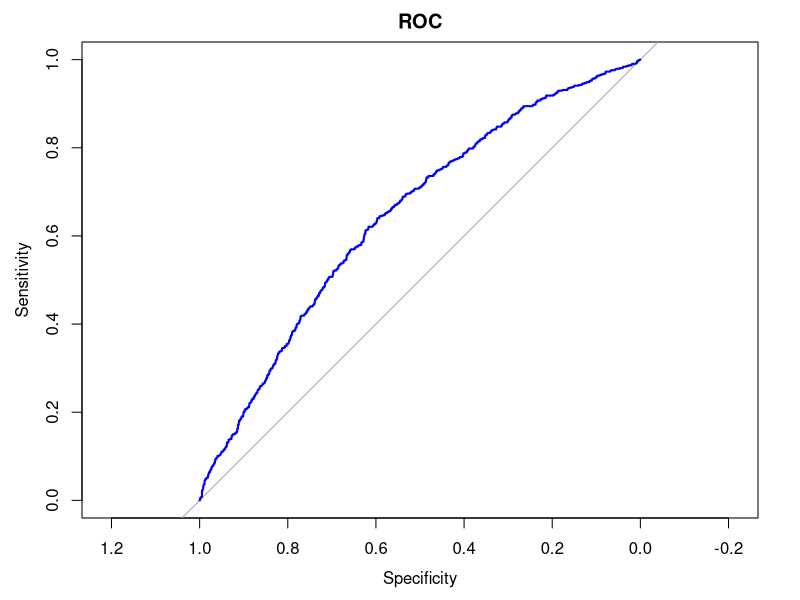
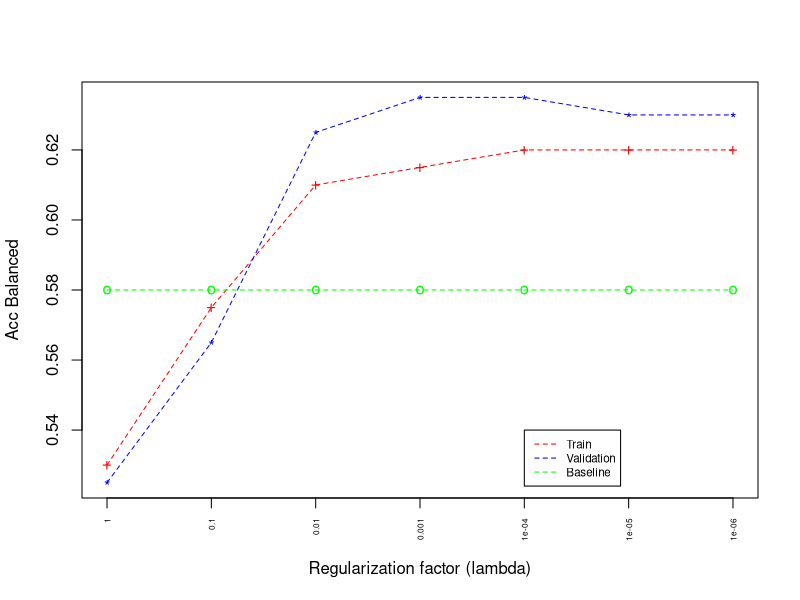

Generate these figures, in order, with R:
# Nome dos integrantes do grupo:
# - Danilo Xavier Silva
# - Patrícia Cristina Fernandes

# Funções de apoio -------------------------------------------------------------

# Calcula a loss de um modelo dado os valores preditos e os labels
getLoss <- function(y_true, y_pred){
  y_true <- as.numeric(y_true) - 1
  
  totalLoss <- 0
  eps <- 1e-9
  # Recall: length(y_true) == length(y_pred)
  # loss = (1-y)*log2(1 - p + eps)) + y*log(p + eps)
  # eps is used for numerical stability, it is very close to 0.
  # Supose we have y = 1 and p = 1 (perfect prediction), the loss (without eps)
  # would be 0*log2(0) + 1*log(1). It would result in NaN
  # because of 0*log2(0). With eps: 0*log2(1e-9) + 1*log(1 + 1e-9) 
  for(i in 1:length(y_true)){
    loss <- -1*((1 - y_true[i])*log2(1 - y_pred[i] + eps) + y_true[i]*log2(y_pred[i] + eps))
    totalLoss <- totalLoss + loss
  }
  totalLoss <- totalLoss/(length(y_true))
  return(totalLoss)
}


# Escreve a funcao de hipotese dada as features continuas e o 
# respectivo grau polinomial
getHypothesis <- function(feature_names, degree){
  
  hypothesis_string <- "hypothesis <- formula(target ~ "
  for(d in 1:degree){
    for(i in 1:length(feature_names)){
      hypothesis_string <- paste(hypothesis_string, 
                                 "I(", feature_names[i], "^", d, ") + ",
                                 sep = "")
    }
  }
  hypothesis_string <- substr(hypothesis_string, 1, nchar(hypothesis_string)-3)
  hypothesis_string <- paste(hypothesis_string, ")")
  hypothesis <- eval(parse(text=hypothesis_string))
  return(hypothesis)
}

# Calcula a matriz de confusão relativa 
calculaMatrizConfusaoRelativa <- function(cm){
  
  # Aplicamos a transposição para garantir que a referencia
  # fique nas linhas e a predicao nas colunas
  cm_absolute = t(cm$table)
  
  # SEMPRE construam e reportem a matriz de confusao relativa!
  cm_relative = cm_absolute
  
  cm_relative[1,1] = round(cm_absolute[1,1]/sum(cm_absolute[1,]), digits=2)
  cm_relative[1,2] = round(cm_absolute[1,2]/sum(cm_absolute[1,]), digits=2)
  cm_relative[2,1] = round(cm_absolute[2,1]/sum(cm_absolute[2,]), digits=2)
  cm_relative[2,2] = round(cm_absolute[2,2]/sum(cm_absolute[2,]), digits=2)
  
  return(cm_relative)  
}

# ------------------------------------------------------------------------------


set.seed(42)
setwd("~/MDC/0615 - Aprendizado de Maquina Supervisionado I/Trabalho 2")

library(glmnet)
library(caret)
library(pROC)

# Carregando datasets
trainSet <- read.csv("proteins_training_set.csv")
valSet <- read.csv("proteins_validation_set.csv")

summary(trainSet)
summary(valSet)

# 1) Inspecionando

dim(trainSet)
dim(valSet)

any(is.na(trainSet))
any(is.na(valSet))

# Removing duplicates 
dataTrain <- unique(trainSet)
dataTrain <- unique(valSet)

dim(trainSet)
dim(valSet)


# 2) Frequencia das classes

table(trainSet$target)
table(valSet$target)

# Balanceamento das classes
trainSetNo <- trainSet[trainSet$target == 0,]
trainSetYes <- trainSet[trainSet$target == 1,] 

dim(trainSetYes)
dim(trainSetNo)

randomNoIdx <- sample(1:nrow(trainSetNo), size=1.4*nrow(trainSetYes))
subsamplingNo <- trainSetNo[randomNoIdx,]
trainSet <- rbind(trainSetYes, subsamplingNo)

table(trainSet$target)

# 3) Normalização
  
## Normalizacao Z-norma 
mean_features <- apply(trainSet[,1:(ncol(trainSet)-1)], 2, mean)
mean_features

sd_features <- apply(trainSet[,1:(ncol(trainSet)-1)], 2, sd)
sd_features

trainSet[,1:(ncol(trainSet)-1)] <- sweep(trainSet[,1:(ncol(trainSet)-1)], 2, mean_features, "-")
trainSet[,1:(ncol(trainSet)-1)] <- sweep(trainSet[,1:(ncol(trainSet)-1)], 2, sd_features, "/")
summary(trainSet)

valSet[,1:(ncol(valSet)-1)] <- sweep(valSet[,1:(ncol(valSet)-1)], 2, mean_features, "-")
valSet[,1:(ncol(valSet)-1)] <- sweep(valSet[,1:(ncol(valSet)-1)], 2, sd_features, "/")
summary(valSet)

# 4) Regressao Logistica baseline

hypothesis <- formula(target ~ start_position + end_position + chou_fasman + 
                        emini + kolaskar_tongaonkar + parker + isoelectric_point
                      + aromaticity + hydrophobicity + stability)

x_train <- model.matrix(hypothesis, trainSet)
x_train
y_train <- trainSet$target
y_train

model <- glmnet(x_train, y_train,  family="binomial", standardize = FALSE,
                maxit = 1e+05, alpha=0, lambda = 1e-2)

trainPred <- predict(model, newx = x_train, type="response")
trainPred

trainClassPred <- trainPred

trainClassPred[trainPred >= 0.5] <- 1
trainClassPred[trainPred < 0.5] <- 0
trainClassPred

cm <- confusionMatrix(data = as.factor(trainClassPred), 
                      reference = as.factor(trainSet$target), 
                      positive='1')

cm$table 

# Matriz de confusão relativa Treino
cm_relative <- calculaMatrizConfusaoRelativa(cm)
cm_relative


# TPR = TP / (TP+FN)
tpr <- cm$table[2,2] / sum(cm$table[2,])
tpr

# TNR = TN / (TN + FP)
tnr <- cm$table[1,1] / sum(cm$table[1,])
tnr

# Acuracia balanceada
acc_bal_train_baseline <- (cm_relative[1,1] + cm_relative[2,2])/2
acc_bal_train_baseline


# Predicao no conjunto de validacao
x_val <- model.matrix(hypothesis, valSet)
y_val <- valSet$target
valPred <- predict(model, newx = x_val, type="response")

valClassPred <- valPred
valClassPred[valPred >= 0.5] <- 1
valClassPred[valPred < 0.5] <- 0

cm <- confusionMatrix(data = as.factor(valClassPred), 
                      reference = as.factor(valSet$target), 
                      positive='1')

cm$table 

# Matriz de confusão relativa conjunto de Validação 
cm_relative <- calculaMatrizConfusaoRelativa(cm)
cm_relative


# TPR = TP / (TP+FN)
tpr <- cm$table[2,2] / sum(cm$table[2,])
tpr

# TNR = TN / (TN + FP)
tnr <- cm$table[1,1] / sum(cm$table[1,])
tnr

# Acuracia balanceada
acc_bal_val_baseline <- (cm_relative[1,1] + cm_relative[2,2])/2
acc_bal_val_baseline


# ROC Curve for baseline
ROC <- roc(valSet$target, valPred[,1], direction="<")
ROC

plot(ROC, col="blue", lwd=2, main="ROC")


# 5) Soluções alternativas em regressão logistica

# Combinação de features

cor(trainSet[1:(ncol(trainSet)-1)])

f01 <- formula(target ~ . + (start_position + end_position + chou_fasman + emini
                             + kolaskar_tongaonkar + parker + isoelectric_point 
                             + aromaticity + hydrophobicity + stability))

f02 <- formula(target ~ . + (start_position + end_position + chou_fasman + emini
                             + kolaskar_tongaonkar + parker + isoelectric_point 
                             + aromaticity + hydrophobicity + stability)^2)

f03 <- formula(target ~ . + (start_position + end_position + chou_fasman + emini
                             + kolaskar_tongaonkar + parker + isoelectric_point 
                             + aromaticity + hydrophobicity + stability)^3)

f04 <- formula(target ~ . + (start_position + end_position + chou_fasman + emini
                             + kolaskar_tongaonkar + parker + isoelectric_point 
                             + aromaticity + hydrophobicity + stability)^4)


formulas <- c(f01, f02, f03, f04)

acc_train <- c()
acc_val_comb_features <- c()

i <- 1
for(f in formulas){  
  #print(i)
  
  # Applying hypothesis and training the model
  x_train <- model.matrix(f, trainSet)
  y_train <- trainSet$target
  model <- glmnet(x_train, y_train,  family="binomial", 
                  standardize = FALSE, maxit = 1e+05, 
                  alpha=0, lambda = 1e-2)
  
  trainPred <- predict(model, newx = x_train, type="response")
  
  #converting to class
  trainClassPred <- trainPred
  
  #### THRESHOLD ####
  # Threshold = 0.5 
  trainClassPred[trainPred >= 0.5] <- 1
  trainClassPred[trainPred < 0.5] <- 0
  #trainClassPred
  
  cm <- confusionMatrix(data = as.factor(trainClassPred), 
                        reference = as.factor(trainSet$target), 
                        positive='1')
  
  
  cm_relative <- calculaMatrizConfusaoRelativa(cm)
  acc_bal_train <- (cm_relative[1,1] + cm_relative[2,2])/2
  
  
  # Validation
  x_val <- model.matrix(f, valSet)
  y_val <- valSet$target
  valPred <- predict(model, newx = x_val, type="response")
  
  #converting to class
  valClassPred <- valPred
  
  #### THRESHOLD ####
  # Threshold = 0.5 
  valClassPred[valPred >= 0.5] <- 1
  valClassPred[valPred < 0.5] <- 0
  
  cm <- confusionMatrix(data = as.factor(valClassPred), 
                        reference = as.factor(valSet$target), 
                        positive='1')
  
  cm_relative <- calculaMatrizConfusaoRelativa(cm)
  acc_bal_val <- (cm_relative[1,1] + cm_relative[2,2])/2
  
  acc_train[i] <- acc_bal_train 
  acc_val_comb_features[i] <- acc_bal_val 
  
  # Matriz de confusão relativa Conjunto Validação
  print(cm_relative)
  
  # Acuracia balanceada Conjunto Validação
  cat("Acuracia Balanceada: ", acc_bal_val,"\n")
  
  i <- i + 1
}



# Modelos Polinomiais

acc_train <- c()
acc_val_poly <- c()

feature_names <- colnames(trainSet)[1:(ncol(trainSet)-1)]

for(i in 1:4){
  
  print(i)
  hypothesis <- getHypothesis(feature_names, i)
  
  # Applying hypothesis and training the model
  x_train <- model.matrix(hypothesis, trainSet)
  y_train <- trainSet$target
  model <- glmnet(x_train, y_train,  family="binomial", 
                  standardize = FALSE, maxit = 1e+05, 
                  alpha=0, lambda = 1e-2)
  
  trainPred <- predict(model, newx = x_train, type="response")
  
  #converting to class
  trainClassPred <- trainPred
  
  #### THRESHOLD ####
  # Threshold = 0.5 
  trainClassPred[trainPred >= 0.5] <- 1
  trainClassPred[trainPred < 0.5] <- 0
  
  cm <- confusionMatrix(data = as.factor(trainClassPred), 
                        reference = as.factor(trainSet$target), 
                        positive='1')
  
  
  cm_relative <- calculaMatrizConfusaoRelativa(cm)
  acc_bal_train <- (cm_relative[1,1] + cm_relative[2,2])/2
  
  # Validation
  x_val <- model.matrix(hypothesis, valSet)
  y_val <- valSet$target
  valPred <- predict(model, newx = x_val, type="response")
  
  #converting to class
  valClassPred <- valPred
  
  #### THRESHOLD ####
  # Threshold = 0.5 
  valClassPred[valPred >= 0.5] <- 1
  valClassPred[valPred < 0.5] <- 0
  
  cm <- confusionMatrix(data = as.factor(valClassPred), 
                        reference = as.factor(valSet$target), 
                        positive='1')
  
  cm_relative <- calculaMatrizConfusaoRelativa(cm)
  acc_bal_val <- (cm_relative[1,1] + cm_relative[2,2])/2
  
  acc_train[i] <- acc_bal_train 
  acc_val_poly[i] <- acc_bal_val 
  
  # Matriz de confusão relativa Conjunto Validação
  print(cm_relative)
  
  # Acuracia balanceada Conjunto Validação
  cat("Acuracia Balanceada: ", acc_bal_val,"\n")
}


# 6)

acc_train <- c()
acc_val_lambda <- c()

lambda_values <- c(1.0, 0.1, 1e-2, 1e-3, 1e-4, 1e-5, 1e-6)

i <- 1
for(l in lambda_values){
  
  print(l)
  # Applying hypothesis and training the model
  x_train <- model.matrix(hypothesis, trainSet)
  y_train <- trainSet$target
  model <- glmnet(x_train, y_train,  family="binomial", 
                  standardize = FALSE, maxit = 1e+05, 
                  alpha=0, lambda = l)
  
  trainPred <- predict(model, newx = x_train, type="response")
  
  #converting to class
  trainClassPred <- trainPred
  
  #### THRESHOLD ####
  # Threshold = 0.5 
  trainClassPred[trainPred >= 0.5] <- 1
  trainClassPred[trainPred < 0.5] <- 0
  
  cm <- confusionMatrix(data = as.factor(trainClassPred), 
                        reference = as.factor(trainSet$target), 
                        positive='1')
  
  
  cm_relative <- calculaMatrizConfusaoRelativa(cm)
  acc_bal_train <- (cm_relative[1,1] + cm_relative[2,2])/2
  
  
  # Validation
  x_val <- model.matrix(hypothesis, valSet)
  y_val <- valSet$target
  valPred <- predict(model, newx = x_val, type="response")
  
  #converting to class
  valClassPred <- valPred
  
  #### THRESHOLD ####
  # Threshold = 0.5 
  valClassPred[valPred >= 0.5] <- 1
  valClassPred[valPred < 0.5] <- 0
  
  cm <- confusionMatrix(data = as.factor(valClassPred), 
                        reference = as.factor(valSet$target), 
                        positive='1')
  
  cm_relative <- calculaMatrizConfusaoRelativa(cm)
  acc_bal_val <- (cm_relative[1,1] + cm_relative[2,2])/2
  
  acc_train[i] <- acc_bal_train 
  acc_val_lambda[i] <-acc_bal_val 
  i <- i + 1
  
}

plot(acc_train, xlab="Regularization factor (lambda)", ylab="Acc Balanced", 
     pch="+", col="red",  xaxt="n", 
     ylim=c(min(c(acc_train, acc_val_lambda)),
            max(c(acc_train, acc_val_lambda))))

axis(1, at=1:length(lambda_values), labels=lambda_values, 
     cex.axis=0.5, las=2)
points(acc_val_lambda, pch="*", col="blue")
points(rep(acc_bal_val_baseline, length(acc_val_lambda)), pch="o", col="green")

lines(acc_train, col="red", lty=2)
lines(acc_val_lambda, col="blue", lty=2)
lines(rep(acc_bal_val_baseline, length(acc_val_lambda)), col="green", lty=2)
legend(5, 0.54, legend=c("Train", "Validation", "Baseline"),
       col=c("red","blue","green"), lty=2, cex=0.7)

# Underfitting - primeiro e segundo valor de lambda (1 e 0.1)

# Ponto otimo -  lambda = 0.001
which.max(acc_val_lambda)
best_lambda<- lambda_values[which.max(acc_val_lambda)]
best_lambda

# Overfitting - a partir do sexto valor de lambda (1e-05 e 1e-06)


# Conjunto de Teste ------------------------------------------------------------

testSet <- read.csv("proteins_test_set.csv")

summary(testSet)
dim(testSet)
any(is.na(testSet))

testSet <- unique(testSet)
dim(testSet)

testSet[,1:(ncol(testSet)-1)] <- sweep(testSet[,1:(ncol(testSet)-1)], 2, mean_features, "-")
testSet[,1:(ncol(testSet)-1)] <- sweep(testSet[,1:(ncol(testSet)-1)], 2, sd_features, "/")
summary(testSet)

# 4)

hypothesis <- formula(target ~ start_position + end_position + chou_fasman + 
                        emini + kolaskar_tongaonkar + parker + isoelectric_point
                      + aromaticity + hydrophobicity + stability)

x_train <- model.matrix(hypothesis, trainSet)
x_train
y_train <- trainSet$target
y_train

model <- glmnet(x_train, y_train,  family="binomial", standardize = FALSE,
                maxit = 1e+05, alpha=0, lambda = 1e-2)

trainPred <- predict(model, newx = x_train, type="response")

x_test <- model.matrix(hypothesis, testSet)
y_test <- testSet$target
testPred <- predict(model, newx = x_test, type="response")

testClassPred <- testPred
testClassPred[testPred >= 0.5] <- 1
testClassPred[testPred < 0.5] <- 0

cm <- confusionMatrix(data = as.factor(testClassPred), 
                      reference = as.factor(testSet$target), 
                      positive='1')

# Matriz de confusão relativa 
cm_relative <- calculaMatrizConfusaoRelativa(cm)
cm_relative

# TPR = TP / (TP+FN)
tpr <- cm$table[2,2] / sum(cm$table[2,])
tpr

# TNR = TN / (TN + FP)
tnr <- cm$table[1,1] / sum(cm$table[1,])
tnr

# Acuracia balanceada
acc_bal_test <- (cm_relative[1,1] + cm_relative[2,2])/2
acc_bal_test



# 5)

max(acc_val_comb_features) # 0.64
max(acc_val_poly)          # 0.625

# Melhor modelo: Combinacao de features

i <- which.max(acc_val_comb_features)
f <- formulas[[i]]

x_train <- model.matrix(f, trainSet)
y_train <- trainSet$target
model <- glmnet(x_train, y_train,  family="binomial", 
                standardize = FALSE, maxit = 1e+05, 
                alpha=0, lambda = 1e-2)

x_test <- model.matrix(f, testSet)
y_test <- testSet$target
testPred <- predict(model, newx = x_test, type="response")

testClassPred <- testPred
testClassPred[testPred >= 0.5] <- 1
testClassPred[testPred < 0.5] <- 0


cm <- confusionMatrix(data = as.factor(testClassPred), 
                      reference = as.factor(testSet$target), 
                      positive='1')

# Matriz de confusão relativa 
cm_relative <- calculaMatrizConfusaoRelativa(cm)
cm_relative

# TPR = TP / (TP+FN)
tpr <- cm$table[2,2] / sum(cm$table[2,])
tpr

# TNR = TN / (TN + FP)
tnr <- cm$table[1,1] / sum(cm$table[1,])
tnr

# Acuracia balanceada
acc_bal_test_comb_features <- (cm_relative[1,1] + cm_relative[2,2])/2
acc_bal_test_comb_features


# 6) 

i<- which.max(acc_val_lambda)
i

best_lambda <- lambda_values[i]
best_lambda

x_train <- model.matrix(hypothesis, trainSet)
y_train <- trainSet$target

model <- glmnet(x_train, y_train,  family="binomial", 
                standardize = FALSE, maxit = 1e+05, 
                alpha=0, lambda = best_lambda)

trainPred <- predict(model, newx = x_train, type="response")

x_test <- model.matrix(hypothesis, testSet)
y_test <- testSet$target
testPred <- predict(model, newx = x_test, type="response")

testClassPred <- testPred
testClassPred[testPred >= 0.5] <- 1
testClassPred[testPred < 0.5] <- 0

cm <- confusionMatrix(data = as.factor(testClassPred), 
                      reference = as.factor(testSet$target), 
                      positive='1')


# Matriz de confusão relativa 
cm_relative <- calculaMatrizConfusaoRelativa(cm)
cm_relative

# TPR = TP / (TP+FN)
tpr <- cm$table[2,2] / sum(cm$table[2,])
tpr

# TNR = TN / (TN + FP)
tnr <- cm$table[1,1] / sum(cm$table[1,])
tnr

# Acuracia balanceada
acc_bal_test_lambda <- (cm_relative[1,1] + cm_relative[2,2])/2
acc_bal_test_lambda




# 7) SARS-----------------------------------------------------------------------

SARStestSet <- read.csv("SARS_test_set.csv")

summary(SARStestSet)
dim(SARStestSet)
any(is.na(SARStestSet))

SARStestSet <- unique(SARStestSet)
dim(SARStestSet)

SARStestSet[,1:(ncol(SARStestSet)-1)] <- sweep(SARStestSet[,1:(ncol(SARStestSet)-1)], 2, mean_features, "-")
SARStestSet[,1:(ncol(SARStestSet)-1)] <- sweep(SARStestSet[,1:(ncol(SARStestSet)-1)], 2, sd_features, "/")
summary(SARStestSet)

max(acc_val_comb_features, acc_val_poly, acc_val_lambda)

i <- which.max(acc_val_comb_features)
f <- formulas[[i]]

x_train <- model.matrix(f, trainSet)
y_train <- trainSet$target
model <- glmnet(x_train, y_train,  family="binomial", 
                standardize = FALSE, maxit = 1e+05, 
                alpha=0, lambda = 1e-2)

x_SARStest <- model.matrix(f, SARStestSet)
y_SARStest <- SARStestSet$target
SARStestPred <- predict(model, newx = x_SARStest, type="response")

SARStestClassPred <- SARStestPred
SARStestClassPred[SARStestPred >= 0.5] <- 1
SARStestClassPred[SARStestPred < 0.5] <- 0


cm <- confusionMatrix(data = as.factor(SARStestClassPred), 
                      reference = as.factor(SARStestSet$target), 
                      positive='1')

# Matriz de confusão relativa 
cm_relative <- calculaMatrizConfusaoRelativa(cm)
cm_relative

# TPR = TP / (TP+FN)
tpr <- cm$table[2,2] / sum(cm$table[2,])
tpr

# TNR = TN / (TN + FP)
tnr <- cm$table[1,1] / sum(cm$table[1,])
tnr

# Acuracia balanceada
acc_bal_SARS_test_comb_features <- (cm_relative[1,1] + cm_relative[2,2])/2
acc_bal_SARS_test_comb_features
